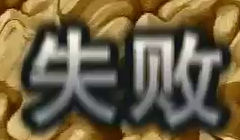
#> input picture autominigame_tracker_v0_12/assets/round_templates/failure.jpg, 240 x 140 px
$ python -i template_events.py   (imports and definitions only)
#> lines starting #> are read from the running program, lines starting #| are printed output that depends on the picture
#> further down, picture is the input picture: shape (140, 240, 3); mean B, G, R 70.1, 97.4, 110.7
"""Multi-scale visual recognition of round result banners.

The supplied success/failure banner crops are matched against the live playfield.
The matcher is intentionally independent from Tesseract so result detection can
work on a clean Windows install without an OCR runtime.
"""
from __future__ import annotations
from dataclasses import dataclass
from pathlib import Path
from typing import Optional
import cv2
import numpy as np


@dataclass
class TemplateMatch:
    event: str
    score: float
    location: tuple[int, int]
    size: tuple[int, int]
    scale: float


class TemplateEventDetector:
    def __init__(self, template_dir: Optional[str | Path] = None,
                 success_threshold: float = 0.70,
                 failure_threshold: float = 0.72):
        if template_dir is None:
            template_dir = Path(__file__).resolve().parents[1] / "assets" / "round_templates"
        self.template_dir = Path(template_dir)
        self.thresholds = {"success": float(success_threshold), "failure": float(failure_threshold)}
        self.templates: dict[str, np.ndarray] = {}
        for event in ("success", "failure"):
            path = self.template_dir / f"{event}.jpg"
            image = cv2.imread(str(path), cv2.IMREAD_GRAYSCALE)
            if image is not None and image.size:
                self.templates[event] = cv2.GaussianBlur(image, (3, 3), 0)

    @property
    def available(self) -> bool:
        return bool(self.templates)

    @staticmethod
    def _playfield_roi(gray: np.ndarray) -> tuple[np.ndarray, tuple[int, int]]:
        h, w = gray.shape[:2]
        x0, x1 = int(w * 0.10), int(w * 0.90)
        y0, y1 = int(h * 0.10), int(h * 0.90)
        return gray[y0:y1, x0:x1], (x0, y0)

    def _match_one(self, frame: np.ndarray, event: str, template: np.ndarray) -> Optional[TemplateMatch]:
        gray = cv2.cvtColor(frame, cv2.COLOR_BGR2GRAY) if frame.ndim == 3 else frame
        roi, (ox, oy) = self._playfield_roi(gray)
        rh, rw = roi.shape[:2]
        th, tw = template.shape[:2]
        if rh < th or rw < tw:
            return None

        # Coarse matching at reduced resolution is fast enough to run alongside
        # a 30-60 FPS tracker. Event recognition needs banner-level, not subpixel,
        # precision. Coordinates are mapped back to the original frame.
        proc_scale = min(0.4, 720.0 / max(1.0, float(rw)))
        proc_w = max(1, int(round(rw * proc_scale)))
        proc_h = max(1, int(round(rh * proc_scale)))
        roi_small = cv2.resize(roi, (proc_w, proc_h), interpolation=cv2.INTER_AREA)
        template_small = cv2.resize(
            template, None, fx=proc_scale, fy=proc_scale, interpolation=cv2.INTER_AREA
        )
        small_h, small_w = template_small.shape[:2]
        min_scale = max(0.35, (rw * 0.24) / max(1, tw))
        max_scale = min(3.50, (rw * 0.72) / max(1, tw))
        if max_scale < min_scale:
            min_scale = max_scale
        scales = sorted(set(np.linspace(min_scale, max_scale, 7).tolist() + [1.0]))
        best_score, best_loc, best_size, best_scale = -1.0, (0, 0), (tw, th), 1.0
        for scale in scales:
            nw, nh = int(round(small_w * scale)), int(round(small_h * scale))
            if nw < 12 or nh < 8 or nw >= proc_w or nh >= proc_h:
                continue
            resized = cv2.resize(
                template_small, (nw, nh),
                interpolation=cv2.INTER_AREA if scale < 1 else cv2.INTER_CUBIC,
            )
            response = cv2.matchTemplate(roi_small, resized, cv2.TM_CCOEFF_NORMED)
            _, score, _, loc = cv2.minMaxLoc(response)
            if score > best_score:
                best_score = float(score)
                best_loc = (
                    int(round(loc[0] / proc_scale + ox)),
                    int(round(loc[1] / proc_scale + oy)),
                )
                best_size = (
                    int(round(nw / proc_scale)), int(round(nh / proc_scale))
                )
                best_scale = float(scale)
        if best_score < 0:
            return None
        return TemplateMatch(event, best_score, best_loc, best_size, best_scale)

    def detect(self, frame: np.ndarray) -> tuple[Optional[TemplateMatch], dict[str, float]]:
        if frame is None or not self.templates:
            return None, {}
        matches: dict[str, TemplateMatch] = {}
        for event, template in self.templates.items():
            match = self._match_one(frame, event, template)
            if match is not None:
                matches[event] = match
#> this loop made 1 pass
#> (event, ox in _match_one) on pass 1: ('failure', 24)
#> pass 1, in _match_one, `gray = cv2.cvtColor(frame, cv2.COLOR_BGR2GRAY) if frame.ndim == 3 else..`:
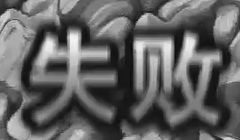
#> gray: shape (140, 240); min 10, max 247, mean 98.3
#> pass 1, in _match_one, `roi, (ox, oy) = self._playfield_roi(gray)`:
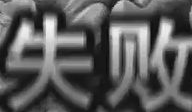
#> roi: shape (112, 192); min 10, max 247, mean 91.6
#> after the loop, matches = 0 items
        scores = {key: value.score for key, value in matches.items()}
#> scores = 0 items
        accepted = [m for key, m in matches.items() if m.score >= self.thresholds[key]]
#> accepted = []
        if not accepted:
            return None, scores
        accepted.sort(key=lambda m: m.score, reverse=True)
        return accepted[0], scores

>>> import cv2
>>> picture = cv2.imread('../assets/round_templates/failure.jpg')
>>> result = TemplateEventDetector().detect(picture)
